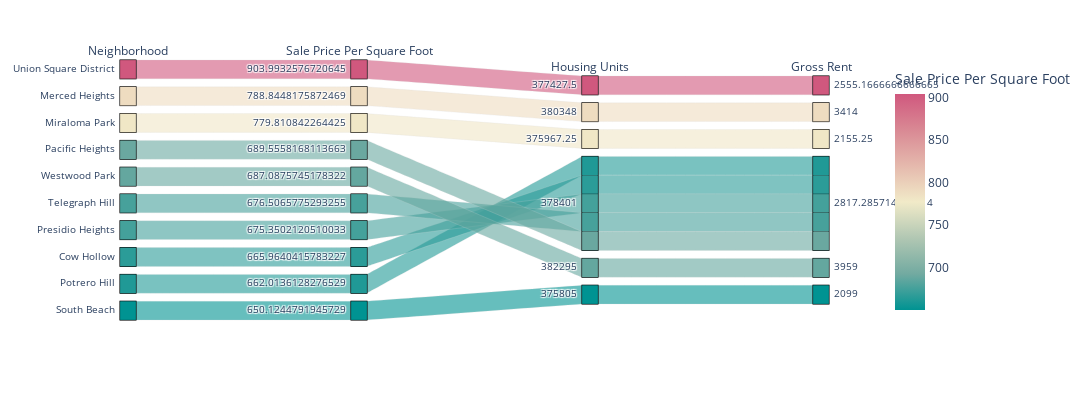

Notebook source saved alongside this figure:
### Markdown cell above
### Create a parallel coordinates plot and parallel categories plot of most expensive neighborhoods in San Francisco per year

### Code cell
# Parallel Categories Plot https://plotly.com/python/parallel-categories-diagram/ 
parallel_categories_plot = px.parallel_categories(
    top_10_expensive, 
    dimensions=[
        "neighborhood", 
        "sale_price_sqr_foot", 
        "housing_units",
        "gross_rent"
    ],
    color="sale_price_sqr_foot",
    color_continuous_scale=px.colors.diverging.Tealrose,
    height=400,
    width=1300,
    labels={
        'neighborhood':'Neighborhood', 
        'sale_price_sqr_foot':'Sale Price Per Square Foot', 
        'housing_units':'Housing Units',
        'gross_rent':'Gross Rent'
    }
)
parallel_categories_plot.show()

### Figure 1 — Plotly figure (JSON) as saved in the notebook; plotly's stock layout.template omitted (floating-point values rounded to 4 significant figures)
{"data": [{"dimensions": [{"label": "Neighborhood", "values": ["Union Square District", "Merced Heights", "Miraloma Park", "Pacific Heights", "Westwood Park", "Telegraph Hill", "Presidio Heights", "Cow Hollow", "Potrero Hill", "South Beach"]}, {"label": "Sale Price Per Square Foot", "values": [904.0, 788.8, 779.8, 689.6, 687.1, 676.5, 675.4, 666.0, 662.0, 650.1]}, {"label": "Housing Units", "values": [377400.0, 380348, 376000.0, 378401, 382295, 378401, 378401, 378401, 378401, 375805]}, {"label": "Gross Rent", "values": [2555.0, 3414, 2155.0, 2817.0, 3959, 2817.0, 2817.0, 2817.0, 2817.0, 2099]}], "domain": {"x": [0, 1], "y": [0, 1]}, "line": {"color": [904.0, 788.8, 779.8, 689.6, 687.1, 676.5, 675.4, 666.0, 662.0, 650.1], "coloraxis": "coloraxis"}, "name": "", "type": "parcats"}], "layout": {"coloraxis": {"colorbar": {"title": {"text": "Sale Price Per Square Foot"}}, "colorscale": [[0, "rgb(0, 147, 146)"], [0.1667, "rgb(114, 170, 161)"], [0.3333, "rgb(177, 199, 179)"], [0.5, "rgb(241, 234, 200)"], [0.6667, "rgb(229, 185, 173)"], [0.8333, "rgb(217, 137, 148)"], [1, "rgb(208, 88, 126)"]]}, "height": 400, "legend": {"tracegroupgap": 0}, "margin": {"t": 60}, "width": 1300}}
